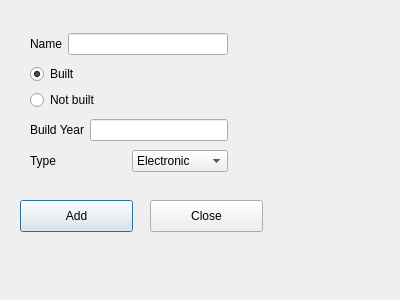
<?xml version="1.0" encoding="UTF-8"?>
<ui version="4.0">
 <class>AddComp</class>
 <widget class="QDialog" name="AddComp">
  <property name="geometry">
   <rect>
    <x>0</x>
    <y>0</y>
    <width>400</width>
    <height>300</height>
   </rect>
  </property>
  <property name="windowTitle">
   <string>Dialog</string>
  </property>
  <widget class="QPushButton" name="button_add">
   <property name="geometry">
    <rect>
     <x>20</x>
     <y>200</y>
     <width>113</width>
     <height>32</height>
    </rect>
   </property>
   <property name="text">
    <string>Add</string>
   </property>
  </widget>
  <widget class="QPushButton" name="button_close">
   <property name="geometry">
    <rect>
     <x>150</x>
     <y>200</y>
     <width>113</width>
     <height>32</height>
    </rect>
   </property>
   <property name="text">
    <string>Close</string>
   </property>
  </widget>
  <widget class="QWidget" name="layoutWidget">
   <property name="geometry">
    <rect>
     <x>30</x>
     <y>30</y>
     <width>198</width>
     <height>145</height>
    </rect>
   </property>
   <layout class="QVBoxLayout" name="verticalLayout_2">
    <item>
     <layout class="QHBoxLayout" name="horizontalLayout">
      <item>
       <widget class="QLabel" name="label_name">
        <property name="text">
         <string>Name</string>
        </property>
       </widget>
      </item>
      <item>
       <widget class="QLineEdit" name="line_name"/>
      </item>
     </layout>
    </item>
    <item>
     <layout class="QHBoxLayout" name="horizontalLayout_2">
      <item>
       <layout class="QVBoxLayout" name="verticalLayout">
        <item>
         <widget class="QRadioButton" name="button_built">
          <property name="text">
           <string>Built</string>
          </property>
          <property name="checked">
           <bool>true</bool>
          </property>
         </widget>
        </item>
        <item>
         <widget class="QRadioButton" name="button_notbuilt">
          <property name="text">
           <string>Not built</string>
          </property>
         </widget>
        </item>
       </layout>
      </item>
     </layout>
    </item>
    <item>
     <layout class="QHBoxLayout" name="horizontalLayout_3">
      <item>
       <widget class="QLabel" name="lebel_buildyear">
        <property name="text">
         <string>Build Year</string>
        </property>
       </widget>
      </item>
      <item>
       <widget class="QLineEdit" name="line_build_year">
        <property name="enabled">
         <bool>true</bool>
        </property>
       </widget>
      </item>
     </layout>
    </item>
    <item>
     <layout class="QHBoxLayout" name="horizontalLayout_4">
      <item>
       <widget class="QLabel" name="label_type">
        <property name="text">
         <string>Type</string>
        </property>
       </widget>
      </item>
      <item>
       <widget class="QComboBox" name="combo_type">
        <item>
         <property name="text">
          <string>Electronic</string>
         </property>
        </item>
        <item>
         <property name="text">
          <string>Mechanical</string>
         </property>
        </item>
        <item>
         <property name="text">
          <string>Transistor</string>
         </property>
        </item>
        <item>
         <property name="text">
          <string>Other</string>
         </property>
        </item>
       </widget>
      </item>
     </layout>
    </item>
   </layout>
  </widget>
 </widget>
 <resources/>
 <connections>
  <connection>
   <sender>button_notbuilt</sender>
   <signal>toggled(bool)</signal>
   <receiver>line_build_year</receiver>
   <slot>setDisabled(bool)</slot>
   <hints>
    <hint type="sourcelabel">
     <x>88</x>
     <y>92</y>
    </hint>
    <hint type="destinationlabel">
     <x>125</x>
     <y>125</y>
    </hint>
   </hints>
  </connection>
 </connections>
</ui>
